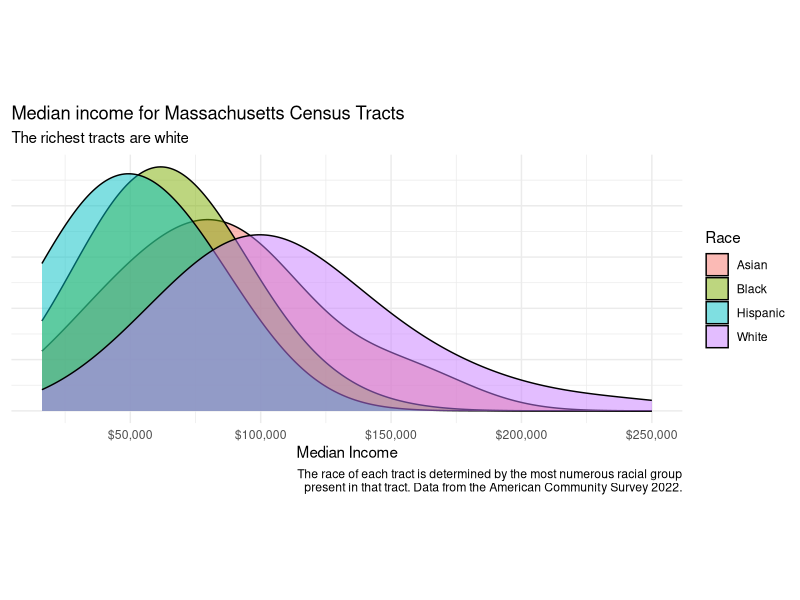

Generate this figure with R:
## ---- chunk 1
#| message: false
library(tidyverse)
## ---- chunk 2
tracts <- read_csv("data/mass-tracts.csv", show_col_types = FALSE)

## ---- chunk 3
tracts |> drop_na() |>  ggplot(aes(x = med_income, fill = race)) + 
  geom_density(alpha = .5, bw = 25000) + 
  scale_x_continuous(labels = scales::dollar_format()) + labs(
    title = "Median income for Massachusetts Census Tracts", 
    subtitle = "The richest tracts are white",
    caption = "The race of each tract is determined by the most numerous racial group
    present in that tract. Data from the American Community Survey 2022.", 
    x = "Median Income", y = NULL, fill = "Race") + 
  theme_minimal() + 
  theme(
  axis.text.y = element_blank(), 
  aspect.ratio = .4
  )
